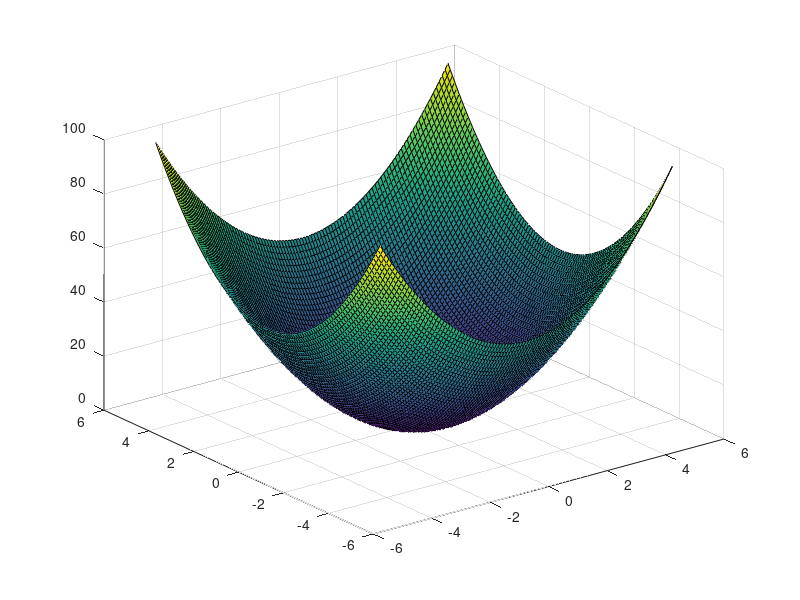
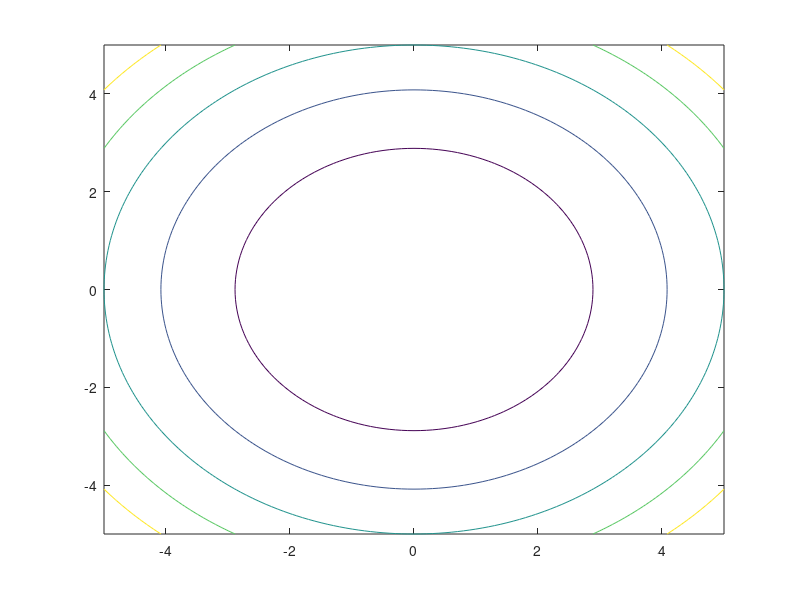
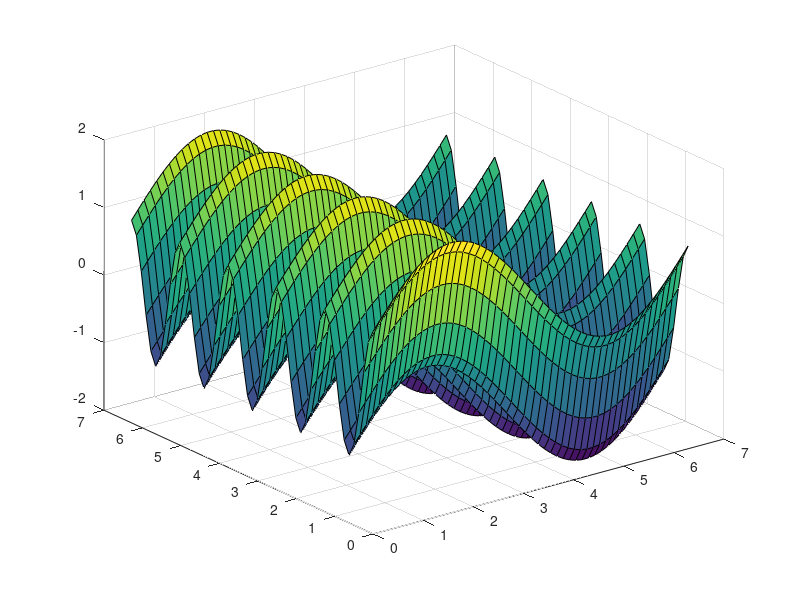
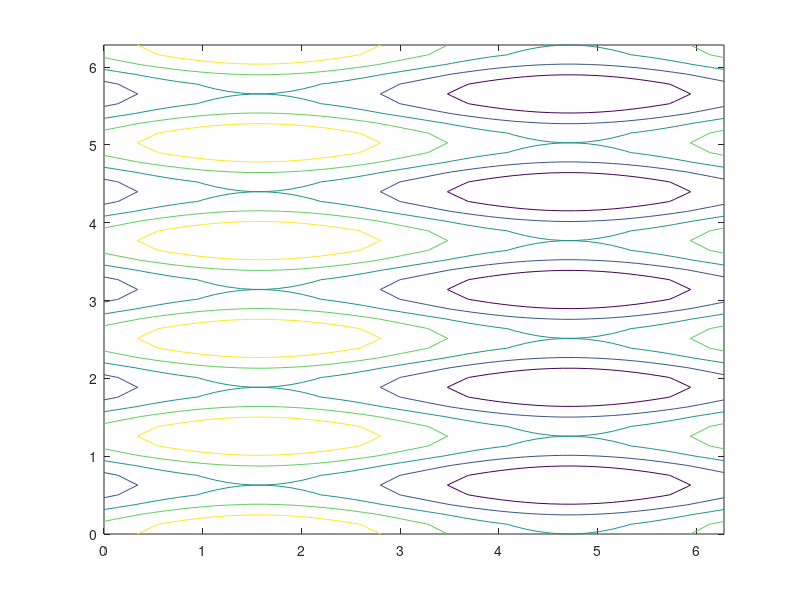

These charts were generated, in order, by the following MATLAB code:
%% Task9

% Equation 1

x = -5:0.1:5;
y = -5:0.1:5;

[x, y] = meshgrid(x, y);

z1 = 2*x.^2+2*y.^2;
figure(1)
surf(x, y, z1)
figure(2)
contour(x, y, z1, 5)


clear

% Equation 2

x = 0:pi/25:2*pi;
y = 0:pi/25:2*pi;

[x, y] = meshgrid(x, y);

z2 = sin(x) + cos(5*y);
figure(3)
surf(x, y, z2)
figure(4)
contour(x, y, z2, 5)


clear

% Equation 3

x = -1:0.05:1;
y = -1:0.05:1;

[x, y] = meshgrid(x, y);

z3 = 1./(x.^2 + y.^2);
figure(5)
surf(x, y, z3)
figure(6)
contour(x, y, z3, 5)


clear

% Equation 4

x = -sqrt(6):0.05:sqrt(6);
y = -sqrt(6):0.05:sqrt(6);

[x, y] = meshgrid(x, y);

z4 = sqrt(6 - x.^(2) - y.^(2));

z4(imag(z4) ~= 0) = NaN;

figure(7)
surf(x, y, z4)
title('Plotting only the positive half of the sphere')
axis equal;

[X,Y,Z] = sphere;
figure(8)
surf(X*sqrt(6),Y*sqrt(6),Z*sqrt(6))
title('plotting the entire sphere')
axis equal;

figure(9)
contour(x, y, z4, 5)


clear
